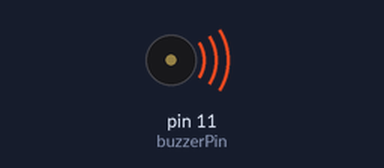
Bench run of a sketch on a simulated Arduino Uno, built with avr-gcc and run on an emulated ATmega328P. On the bench: buzzer (waves = sounding).

Above: at 0.2 s.
Timing chart, 0 to 4.6 s (numbered marks = the images above):
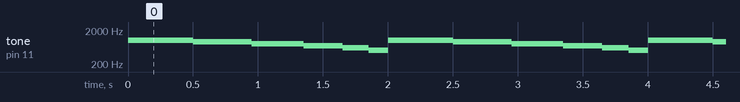

Measured:
- by itself, tone on pin 11 (buzzerPin): repeats every 2.0 s: 900 Hz 0.45 s, 800 Hz 0.40 s, 700 Hz 0.30 s, 600 Hz 0.20 s, 500 Hz 0.15 s, 1000 Hz 0.50 s

The sketch:

buzzer.ino
```cpp
const int buzzerPin = 11;

void setup() {
  pinMode(buzzerPin, OUTPUT);
}

void loop() {
  // Play a tone at 1000 Hz for 500 milliseconds
  tone(buzzerPin, 1000, 500);
  delay(500);

   tone(buzzerPin, 900, 500);
  delay(450);

  // Stop the tone
    tone(buzzerPin, 800, 500);
  delay(400);

   tone(buzzerPin, 700, 500);
  delay(300);

   tone(buzzerPin, 600, 500);
  delay(200);


 tone(buzzerPin, 500, 500);
  delay(150);

}
```
